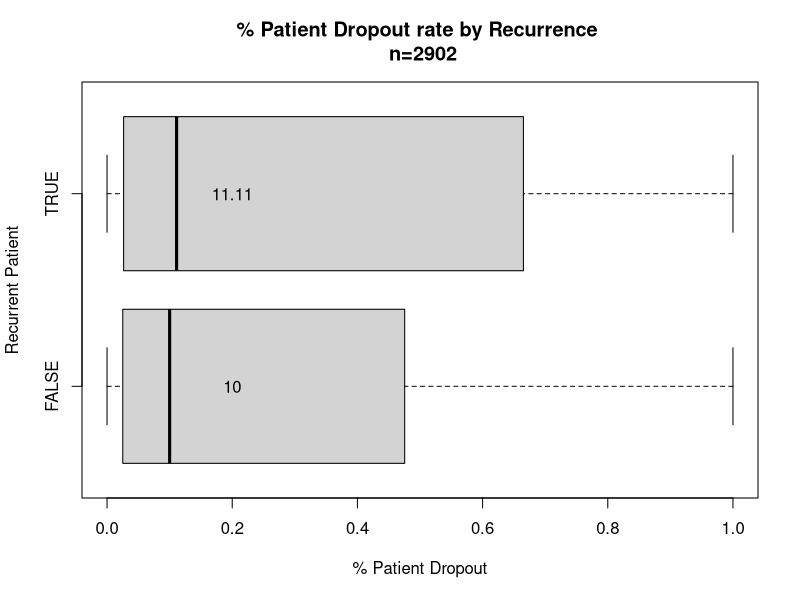

Write the R code that produced this figure.
myData <- read.csv("variable-dosing_7119.csv", header = TRUE)
myData <- myData[myData$Reason.for.dropping != "None",]
qty <- aggregate(myData$Qty, by=list(Category=myData$Arm.Group.Title), FUN=sum)
numpeople <- aggregate(myData$X..People, by=list(Category=myData$Arm.Group.Title), FUN=median)
cat <- aggregate(myData$Recurrent, by=list(Category=myData$Arm.Group.Title), FUN=mean)
df <- data.frame(qty, numpeople, cat)
bxp <- boxplot(df$x/df$x.1 ~ as.logical(df$x.2), data=myData,horizontal=TRUE, ylab="Recurrent Patient", xlab="% Patient Dropout")
text(x=0.2, y=1, labels=toString(round(bxp$stats[3,1] * 100, digits=2)))
text(x=0.2, y=2, labels=toString(round(bxp$stats[3,2] * 100, digits=2)))
title(paste("% Patient Dropout rate by Recurrence \n n=", sum(numpeople$x), sep=""))



